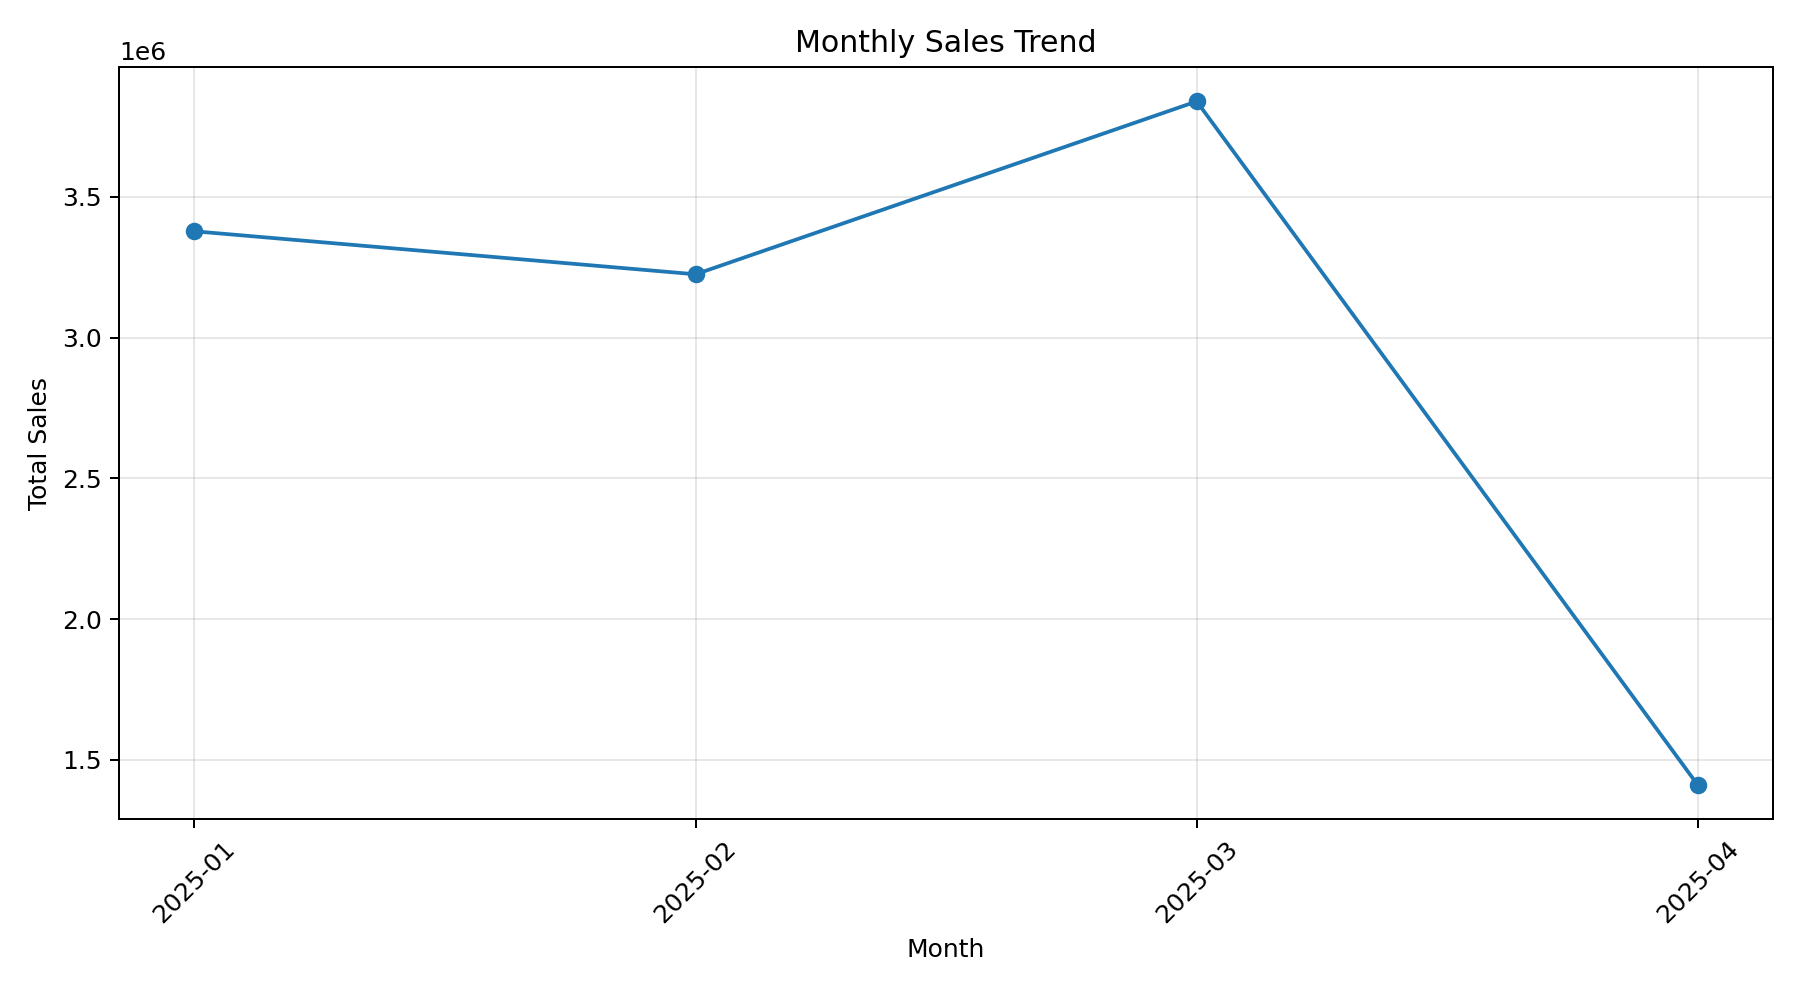

Source code (Python):
import pandas as pd
import matplotlib.pyplot as plt

df = pd.read_csv("../data/sales_data_cleaned.csv")
df["Order Date"] = pd.to_datetime(df["Order Date"], errors="coerce")
df["Sales"] = pd.to_numeric(df["Sales"], errors="coerce")
df = df.dropna(subset=["Order Date", "Sales"])

monthly = (
    df.assign(Month=df["Order Date"].dt.to_period("M").astype(str))
      .groupby("Month", as_index=False)["Sales"]
      .sum()
      .rename(columns={"Sales": "Total Sales"})
)

monthly["Total Sales"] = monthly["Total Sales"].round(2)
monthly.to_csv("../reports/monthly_sales_summary.csv", index=False)

plt.figure(figsize=(10, 5.5))
plt.plot(monthly["Month"], monthly["Total Sales"], marker="o")
plt.title("Monthly Sales Trend")
plt.xlabel("Month")
plt.ylabel("Total Sales")
plt.xticks(rotation=45)
plt.grid(True, alpha=0.3)
plt.tight_layout()
plt.savefig("../charts/monthly_sales_trend.png", dpi=180)
plt.show()
